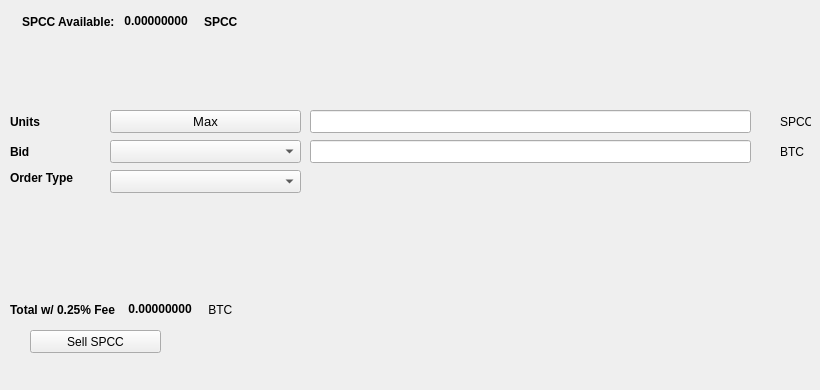
   <widget class="QWidget" name="SellTab">
    <attribute name="title">
     <string>Sell</string>
    </attribute>
    <widget class="QLabel" name="label_16">
     <property name="geometry">
      <rect>
       <x>780</x>
       <y>140</y>
       <width>31</width>
       <height>23</height>
      </rect>
     </property>
     <property name="text">
      <string>BTC</string>
     </property>
    </widget>
    <widget class="QComboBox" name="SellBidcomboBox">
     <property name="geometry">
      <rect>
       <x>110</x>
       <y>140</y>
       <width>191</width>
       <height>23</height>
      </rect>
     </property>
     <property name="font">
      <font>
       <pointsize>10</pointsize>
      </font>
     </property>
    </widget>
    <widget class="QLabel" name="label_18">
     <property name="geometry">
      <rect>
       <x>10</x>
       <y>110</y>
       <width>46</width>
       <height>23</height>
      </rect>
     </property>
     <property name="font">
      <font>
       <weight>75</weight>
       <bold>true</bold>
      </font>
     </property>
     <property name="text">
      <string>Units</string>
     </property>
    </widget>
    <widget class="QPushButton" name="Sell_Max_Amount">
     <property name="geometry">
      <rect>
       <x>110</x>
       <y>110</y>
       <width>191</width>
       <height>23</height>
      </rect>
     </property>
     <property name="font">
      <font>
       <pointsize>10</pointsize>
      </font>
     </property>
     <property name="text">
      <string>Max</string>
     </property>
    </widget>
    <widget class="QLabel" name="label_20">
     <property name="geometry">
      <rect>
       <x>10</x>
       <y>170</y>
       <width>91</width>
       <height>16</height>
      </rect>
     </property>
     <property name="font">
      <font>
       <weight>75</weight>
       <bold>true</bold>
      </font>
     </property>
     <property name="text">
      <string>Order Type</string>
     </property>
    </widget>
    <widget class="QComboBox" name="SellOrdertypeCombo">
     <property name="geometry">
      <rect>
       <x>110</x>
       <y>170</y>
       <width>191</width>
       <height>23</height>
      </rect>
     </property>
     <property name="font">
      <font>
       <pointsize>10</pointsize>
      </font>
     </property>
    </widget>
    <widget class="QLabel" name="label_21">
     <property name="geometry">
      <rect>
       <x>10</x>
       <y>140</y>
       <width>46</width>
       <height>23</height>
      </rect>
     </property>
     <property name="font">
      <font>
       <weight>75</weight>
       <bold>true</bold>
      </font>
     </property>
     <property name="text">
      <string>Bid</string>
     </property>
    </widget>
    <widget class="QLabel" name="label_22">
     <property name="geometry">
      <rect>
       <x>780</x>
       <y>110</y>
       <width>31</width>
       <height>23</height>
      </rect>
     </property>
     <property name="text">
      <string>SPCC</string>
     </property>
    </widget>
    <widget class="QLineEdit" name="UnitsInputSPCC">
     <property name="geometry">
      <rect>
       <x>310</x>
       <y>110</y>
       <width>441</width>
       <height>23</height>
      </rect>
     </property>
     <property name="font">
      <font>
       <pointsize>9</pointsize>
       <weight>75</weight>
       <bold>true</bold>
      </font>
     </property>
    </widget>
    <widget class="QLineEdit" name="SellBidPriceEdit">
     <property name="geometry">
      <rect>
       <x>310</x>
       <y>140</y>
       <width>441</width>
       <height>23</height>
      </rect>
     </property>
     <property name="font">
      <font>
       <pointsize>9</pointsize>
       <weight>75</weight>
       <bold>true</bold>
      </font>
     </property>
    </widget>
    <widget class="QPushButton" name="SellSPCCBTN">
     <property name="geometry">
      <rect>
       <x>30</x>
       <y>330</y>
       <width>131</width>
       <height>23</height>
      </rect>
     </property>
     <property name="text">
      <string>Sell SPCC</string>
     </property>
     <property name="icon">
      <iconset resource="../specialcoin">
       <normaloff>:/icons/bitcoin</normaloff>:/icons/bitcoin</iconset>
     </property>
    </widget>
    <widget class="QWidget" name="layoutWidget3">
     <property name="geometry">
      <rect>
       <x>22</x>
       <y>12</y>
       <width>258</width>
       <height>19</height>
      </rect>
     </property>
     <layout class="QHBoxLayout" name="horizontalLayout">
      <item>
       <widget class="QLabel" name="label232_2">
        <property name="font">
         <font>
          <weight>75</weight>
          <bold>true</bold>
         </font>
        </property>
        <property name="text">
         <string>SPCC Available:</string>
        </property>
       </widget>
      </item>
      <item>
       <widget class="QLabel" name="SPCCAvailableLabel">
        <property name="palette">
         <palette>
          <active>
           <colorrole role="WindowText">
            <brush brushstyle="SolidPattern">
             <color alpha="255">
              <red>0</red>
              <green>0</green>
              <blue>0</blue>
             </color>
            </brush>
           </colorrole>
           <colorrole role="Button">
            <brush brushstyle="SolidPattern">
             <color alpha="255">
              <red>0</red>
              <green>170</green>
              <blue>0</blue>
             </color>
            </brush>
           </colorrole>
           <colorrole role="Light">
            <brush brushstyle="SolidPattern">
             <color alpha="255">
              <red>0</red>
              <green>255</green>
              <blue>0</blue>
             </color>
            </brush>
           </colorrole>
           <colorrole role="Midlight">
            <brush brushstyle="SolidPattern">
             <color alpha="255">
              <red>0</red>
              <green>212</green>
              <blue>0</blue>
             </color>
            </brush>
           </colorrole>
           <colorrole role="Dark">
            <brush brushstyle="SolidPattern">
             <color alpha="255">
              <red>0</red>
              <green>85</green>
              <blue>0</blue>
             </color>
            </brush>
           </colorrole>
           <colorrole role="Mid">
            <brush brushstyle="SolidPattern">
             <color alpha="255">
              <red>0</red>
              <green>113</green>
              <blue>0</blue>
             </color>
            </brush>
           </colorrole>
           <colorrole role="Text">
            <brush brushstyle="SolidPattern">
             <color alpha="255">
              <red>0</red>
              <green>170</green>
              <blue>0</blue>
             </color>
            </brush>
           </colorrole>
           <colorrole role="BrightText">
            <brush brushstyle="SolidPattern">
             <color alpha="255">
              <red>255</red>
              <green>255</green>
              <blue>255</blue>
             </color>
            </brush>
           </colorrole>
           <colorrole role="ButtonText">
            <brush brushstyle="SolidPattern">
             <color alpha="255">
              <red>0</red>
              <green>0</green>
              <blue>0</blue>
             </color>
            </brush>
           </colorrole>
           <colorrole role="Base">
            <brush brushstyle="SolidPattern">
             <color alpha="255">
              <red>255</red>
              <green>255</green>
              <blue>255</blue>
             </color>
            </brush>
           </colorrole>
           <colorrole role="Window">
            <brush brushstyle="SolidPattern">
             <color alpha="255">
              <red>0</red>
              <green>170</green>
              <blue>0</blue>
             </color>
            </brush>
           </colorrole>
           <colorrole role="Shadow">
            <brush brushstyle="SolidPattern">
             <color alpha="255">
              <red>0</red>
              <green>0</green>
              <blue>0</blue>
             </color>
            </brush>
           </colorrole>
           <colorrole role="AlternateBase">
            <brush brushstyle="SolidPattern">
             <color alpha="255">
              <red>127</red>
              <green>212</green>
              <blue>127</blue>
             </color>
            </brush>
           </colorrole>
           <colorrole role="ToolTipBase">
            <brush brushstyle="SolidPattern">
             <color alpha="255">
              <red>255</red>
              <green>255</green>
              <blue>220</blue>
             </color>
            </brush>
           </colorrole>
           <colorrole role="ToolTipText">
            <brush brushstyle="SolidPattern">
             <color alpha="255">
              <red>0</red>
              <green>0</green>
              <blue>0</blue>
             </color>
            </brush>
           </colorrole>
          </active>
          <inactive>
           <colorrole role="WindowText">
            <brush brushstyle="SolidPattern">
             <color alpha="255">
              <red>0</red>
              <green>0</green>
              <blue>0</blue>
             </color>
            </brush>
           </colorrole>
           <colorrole role="Button">
            <brush brushstyle="SolidPattern">
             <color alpha="255">
              <red>0</red>
              <green>170</green>
              <blue>0</blue>
             </color>
            </brush>
           </colorrole>
           <colorrole role="Light">
            <brush brushstyle="SolidPattern">
             <color alpha="255">
              <red>0</red>
              <green>255</green>
              <blue>0</blue>
             </color>
            </brush>
           </colorrole>
           <colorrole role="Midlight">
            <brush brushstyle="SolidPattern">
             <color alpha="255">
              <red>0</red>
              <green>212</green>
              <blue>0</blue>
             </color>
            </brush>
           </colorrole>
           <colorrole role="Dark">
            <brush brushstyle="SolidPattern">
             <color alpha="255">
              <red>0</red>
              <green>85</green>
              <blue>0</blue>
             </color>
            </brush>
           </colorrole>
           <colorrole role="Mid">
            <brush brushstyle="SolidPattern">
             <color alpha="255">
              <red>0</red>
              <green>113</green>
              <blue>0</blue>
             </color>
            </brush>
           </colorrole>
           <colorrole role="Text">
            <brush brushstyle="SolidPattern">
             <color alpha="255">
              <red>0</red>
              <green>170</green>
              <blue>0</blue>
             </color>
            </brush>
           </colorrole>
           <colorrole role="BrightText">
            <brush brushstyle="SolidPattern">
             <color alpha="255">
              <red>255</red>
              <green>255</green>
              <blue>255</blue>
             </color>
            </brush>
           </colorrole>
           <colorrole role="ButtonText">
            <brush brushstyle="SolidPattern">
             <color alpha="255">
              <red>0</red>
              <green>0</green>
              <blue>0</blue>
             </color>
            </brush>
           </colorrole>
           <colorrole role="Base">
            <brush brushstyle="SolidPattern">
             <color alpha="255">
              <red>255</red>
              <green>255</green>
              <blue>255</blue>
             </color>
            </brush>
           </colorrole>
           <colorrole role="Window">
            <brush brushstyle="SolidPattern">
             <color alpha="255">
              <red>0</red>
              <green>170</green>
              <blue>0</blue>
             </color>
            </brush>
           </colorrole>
           <colorrole role="Shadow">
            <brush brushstyle="SolidPattern">
             <color alpha="255">
              <red>0</red>
              <green>0</green>
              <blue>0</blue>
             </color>
            </brush>
           </colorrole>
           <colorrole role="AlternateBase">
            <brush brushstyle="SolidPattern">
             <color alpha="255">
              <red>127</red>
              <green>212</green>
              <blue>127</blue>
             </color>
            </brush>
           </colorrole>
           <colorrole role="ToolTipBase">
            <brush brushstyle="SolidPattern">
             <color alpha="255">
              <red>255</red>
              <green>255</green>
              <blue>220</blue>
             </color>
            </brush>
           </colorrole>
           <colorrole role="ToolTipText">
            <brush brushstyle="SolidPattern">
             <color alpha="255">
              <red>0</red>
              <green>0</green>
              <blue>0</blue>
             </color>
            </brush>
           </colorrole>
          </inactive>
          <disabled>
           <colorrole role="WindowText">
            <brush brushstyle="SolidPattern">
             <color alpha="255">
              <red>0</red>
              <green>85</green>
              <blue>0</blue>
             </color>
            </brush>
           </colorrole>
           <colorrole role="Button">
            <brush brushstyle="SolidPattern">
             <color alpha="255">
              <red>0</red>
              <green>170</green>
              <blue>0</blue>
             </color>
            </brush>
           </colorrole>
           <colorrole role="Light">
            <brush brushstyle="SolidPattern">
             <color alpha="255">
              <red>0</red>
              <green>255</green>
              <blue>0</blue>
             </color>
            </brush>
           </colorrole>
           <colorrole role="Midlight">
            <brush brushstyle="SolidPattern">
             <color alpha="255">
              <red>0</red>
              <green>212</green>
              <blue>0</blue>
             </color>
            </brush>
           </colorrole>
           <colorrole role="Dark">
            <brush brushstyle="SolidPattern">
             <color alpha="255">
              <red>0</red>
              <green>85</green>
              <blue>0</blue>
             </color>
            </brush>
           </colorrole>
           <colorrole role="Mid">
            <brush brushstyle="SolidPattern">
             <color alpha="255">
              <red>0</red>
              <green>113</green>
              <blue>0</blue>
             </color>
            </brush>
           </colorrole>
           <colorrole role="Text">
            <brush brushstyle="SolidPattern">
             <color alpha="255">
              <red>0</red>
              <green>85</green>
              <blue>0</blue>
             </color>
            </brush>
           </colorrole>
           <colorrole role="BrightText">
            <brush brushstyle="SolidPattern">
             <color alpha="255">
              <red>255</red>
              <green>255</green>
              <blue>255</blue>
             </color>
            </brush>
           </colorrole>
           <colorrole role="ButtonText">
            <brush brushstyle="SolidPattern">
             <color alpha="255">
              <red>0</red>
              <green>85</green>
              <blue>0</blue>
             </color>
            </brush>
           </colorrole>
           <colorrole role="Base">
            <brush brushstyle="SolidPattern">
             <color alpha="255">
              <red>0</red>
              <green>170</green>
              <blue>0</blue>
             </color>
            </brush>
           </colorrole>
           <colorrole role="Window">
            <brush brushstyle="SolidPattern">
             <color alpha="255">
              <red>0</red>
              <green>170</green>
              <blue>0</blue>
             </color>
            </brush>
           </colorrole>
           <colorrole role="Shadow">
            <brush brushstyle="SolidPattern">
             <color alpha="255">
              <red>0</red>
              <green>0</green>
              <blue>0</blue>
             </color>
            </brush>
           </colorrole>
           <colorrole role="AlternateBase">
            <brush brushstyle="SolidPattern">
             <color alpha="255">
              <red>0</red>
              <green>170</green>
              <blue>0</blue>
             </color>
            </brush>
           </colorrole>
           <colorrole role="ToolTipBase">
            <brush brushstyle="SolidPattern">
             <color alpha="255">
              <red>255</red>
              <green>255</green>
              <blue>220</blue>
             </color>
            </brush>
           </colorrole>
           <colorrole role="ToolTipText">
            <brush brushstyle="SolidPattern">
             <color alpha="255">
              <red>0</red>
              <green>0</green>
              <blue>0</blue>
             </color>
            </brush>
           </colorrole>
          </disabled>
         </palette>
        </property>
        <property name="font">
         <font>
          <weight>75</weight>
          <bold>true</bold>
         </font>
        </property>
        <property name="text">
         <string> 0.00000000 </string>
        </property>
        <property name="textInteractionFlags">
         <set>Qt::LinksAccessibleByMouse|Qt::TextSelectableByKeyboard|Qt::TextSelectableByMouse</set>
        </property>
       </widget>
      </item>
      <item>
       <widget class="QLabel" name="labelSPCC">
        <property name="font">
         <font>
          <weight>75</weight>
          <bold>true</bold>
         </font>
        </property>
        <property name="text">
         <string>SPCC</string>
        </property>
       </widget>
      </item>
     </layout>
    </widget>
    <widget class="QWidget" name="layoutWidget">
     <property name="geometry">
      <rect>
       <x>10</x>
       <y>300</y>
       <width>268</width>
       <height>19</height>
      </rect>
     </property>
     <layout class="QHBoxLayout" name="horizontalLayout_2">
      <item>
       <widget class="QLabel" name="label_19">
        <property name="font">
         <font>
          <weight>75</weight>
          <bold>true</bold>
         </font>
        </property>
        <property name="text">
         <string>Total w/ 0.25% Fee </string>
        </property>
       </widget>
      </item>
      <item>
       <widget class="QLabel" name="SellCostLabel">
        <property name="palette">
         <palette>
          <active>
           <colorrole role="WindowText">
            <brush brushstyle="SolidPattern">
             <color alpha="255">
              <red>0</red>
              <green>0</green>
              <blue>0</blue>
             </color>
            </brush>
           </colorrole>
           <colorrole role="Button">
            <brush brushstyle="SolidPattern">
             <color alpha="255">
              <red>0</red>
              <green>170</green>
              <blue>0</blue>
             </color>
            </brush>
           </colorrole>
           <colorrole role="Light">
            <brush brushstyle="SolidPattern">
             <color alpha="255">
              <red>0</red>
              <green>255</green>
              <blue>0</blue>
             </color>
            </brush>
           </colorrole>
           <colorrole role="Midlight">
            <brush brushstyle="SolidPattern">
             <color alpha="255">
              <red>0</red>
              <green>212</green>
              <blue>0</blue>
             </color>
            </brush>
           </colorrole>
           <colorrole role="Dark">
            <brush brushstyle="SolidPattern">
             <color alpha="255">
              <red>0</red>
              <green>85</green>
              <blue>0</blue>
             </color>
            </brush>
           </colorrole>
           <colorrole role="Mid">
            <brush brushstyle="SolidPattern">
             <color alpha="255">
              <red>0</red>
              <green>113</green>
              <blue>0</blue>
             </color>
            </brush>
           </colorrole>
           <colorrole role="Text">
            <brush brushstyle="SolidPattern">
             <color alpha="255">
              <red>0</red>
              <green>170</green>
              <blue>0</blue>
             </color>
            </brush>
           </colorrole>
           <colorrole role="BrightText">
            <brush brushstyle="SolidPattern">
             <color alpha="255">
              <red>255</red>
              <green>255</green>
              <blue>255</blue>
             </color>
            </brush>
           </colorrole>
           <colorrole role="ButtonText">
            <brush brushstyle="SolidPattern">
             <color alpha="255">
              <red>0</red>
              <green>0</green>
              <blue>0</blue>
             </color>
            </brush>
           </colorrole>
           <colorrole role="Base">
            <brush brushstyle="SolidPattern">
             <color alpha="255">
              <red>255</red>
              <green>255</green>
              <blue>255</blue>
             </color>
            </brush>
           </colorrole>
           <colorrole role="Window">
            <brush brushstyle="SolidPattern">
             <color alpha="255">
              <red>0</red>
              <green>170</green>
              <blue>0</blue>
             </color>
            </brush>
           </colorrole>
           <colorrole role="Shadow">
            <brush brushstyle="SolidPattern">
             <color alpha="255">
              <red>0</red>
              <green>0</green>
              <blue>0</blue>
             </color>
            </brush>
           </colorrole>
           <colorrole role="AlternateBase">
            <brush brushstyle="SolidPattern">
             <color alpha="255">
              <red>127</red>
              <green>212</green>
              <blue>127</blue>
             </color>
            </brush>
           </colorrole>
           <colorrole role="ToolTipBase">
            <brush brushstyle="SolidPattern">
             <color alpha="255">
              <red>255</red>
              <green>255</green>
              <blue>220</blue>
             </color>
            </brush>
           </colorrole>
           <colorrole role="ToolTipText">
            <brush brushstyle="SolidPattern">
             <color alpha="255">
              <red>0</red>
              <green>0</green>
              <blue>0</blue>
             </color>
            </brush>
           </colorrole>
          </active>
          <inactive>
           <colorrole role="WindowText">
            <brush brushstyle="SolidPattern">
             <color alpha="255">
              <red>0</red>
              <green>0</green>
              <blue>0</blue>
             </color>
            </brush>
           </colorrole>
           <colorrole role="Button">
            <brush brushstyle="SolidPattern">
             <color alpha="255">
              <red>0</red>
              <green>170</green>
              <blue>0</blue>
             </color>
            </brush>
           </colorrole>
           <colorrole role="Light">
            <brush brushstyle="SolidPattern">
             <color alpha="255">
              <red>0</red>
              <green>255</green>
              <blue>0</blue>
             </color>
            </brush>
           </colorrole>
           <colorrole role="Midlight">
            <brush brushstyle="SolidPattern">
             <color alpha="255">
              <red>0</red>
              <green>212</green>
              <blue>0</blue>
             </color>
            </brush>
           </colorrole>
           <colorrole role="Dark">
            <brush brushstyle="SolidPattern">
             <color alpha="255">
              <red>0</red>
              <green>85</green>
              <blue>0</blue>
             </color>
            </brush>
           </colorrole>
           <colorrole role="Mid">
            <brush brushstyle="SolidPattern">
             <color alpha="255">
              <red>0</red>
              <green>113</green>
              <blue>0</blue>
             </color>
            </brush>
           </colorrole>
           <colorrole role="Text">
            <brush brushstyle="SolidPattern">
             <color alpha="255">
              <red>0</red>
              <green>170</green>
              <blue>0</blue>
             </color>
            </brush>
           </colorrole>
           <colorrole role="BrightText">
            <brush brushstyle="SolidPattern">
             <color alpha="255">
              <red>255</red>
              <green>255</green>
              <blue>255</blue>
             </color>
            </brush>
           </colorrole>
           <colorrole role="ButtonText">
            <brush brushstyle="SolidPattern">
             <color alpha="255">
              <red>0</red>
              <green>0</green>
              <blue>0</blue>
             </color>
            </brush>
           </colorrole>
           <colorrole role="Base">
            <brush brushstyle="SolidPattern">
             <color alpha="255">
              <red>255</red>
              <green>255</green>
              <blue>255</blue>
             </color>
            </brush>
           </colorrole>
           <colorrole role="Window">
            <brush brushstyle="SolidPattern">
             <color alpha="255">
              <red>0</red>
              <green>170</green>
              <blue>0</blue>
             </color>
            </brush>
           </colorrole>
           <colorrole role="Shadow">
            <brush brushstyle="SolidPattern">
             <color alpha="255">
              <red>0</red>
              <green>0</green>
              <blue>0</blue>
             </color>
            </brush>
           </colorrole>
           <colorrole role="AlternateBase">
            <brush brushstyle="SolidPattern">
             <color alpha="255">
              <red>127</red>
              <green>212</green>
              <blue>127</blue>
             </color>
            </brush>
           </colorrole>
           <colorrole role="ToolTipBase">
            <brush brushstyle="SolidPattern">
             <color alpha="255">
              <red>255</red>
              <green>255</green>
              <blue>220</blue>
             </color>
            </brush>
           </colorrole>
           <colorrole role="ToolTipText">
            <brush brushstyle="SolidPattern">
             <color alpha="255">
              <red>0</red>
              <green>0</green>
              <blue>0</blue>
             </color>
            </brush>
           </colorrole>
          </inactive>
          <disabled>
           <colorrole role="WindowText">
            <brush brushstyle="SolidPattern">
             <color alpha="255">
              <red>0</red>
              <green>85</green>
              <blue>0</blue>
             </color>
            </brush>
           </colorrole>
           <colorrole role="Button">
            <brush brushstyle="SolidPattern">
             <color alpha="255">
              <red>0</red>
              <green>170</green>
              <blue>0</blue>
             </color>
            </brush>
           </colorrole>
           <colorrole role="Light">
            <brush brushstyle="SolidPattern">
             <color alpha="255">
              <red>0</red>
              <green>255</green>
              <blue>0</blue>
             </color>
            </brush>
           </colorrole>
           <colorrole role="Midlight">
            <brush brushstyle="SolidPattern">
             <color alpha="255">
              <red>0</red>
              <green>212</green>
              <blue>0</blue>
             </color>
            </brush>
           </colorrole>
           <colorrole role="Dark">
            <brush brushstyle="SolidPattern">
             <color alpha="255">
              <red>0</red>
              <green>85</green>
              <blue>0</blue>
             </color>
            </brush>
           </colorrole>
           <colorrole role="Mid">
            <brush brushstyle="SolidPattern">
             <color alpha="255">
              <red>0</red>
              <green>113</green>
              <blue>0</blue>
             </color>
            </brush>
           </colorrole>
           <colorrole role="Text">
            <brush brushstyle="SolidPattern">
             <color alpha="255">
              <red>0</red>
              <green>85</green>
              <blue>0</blue>
             </color>
            </brush>
           </colorrole>
           <colorrole role="BrightText">
            <brush brushstyle="SolidPattern">
             <color alpha="255">
              <red>255</red>
              <green>255</green>
              <blue>255</blue>
             </color>
            </brush>
           </colorrole>
           <colorrole role="ButtonText">
            <brush brushstyle="SolidPattern">
             <color alpha="255">
              <red>0</red>
              <green>85</green>
              <blue>0</blue>
             </color>
            </brush>
           </colorrole>
           <colorrole role="Base">
            <brush brushstyle="SolidPattern">
             <color alpha="255">
              <red>0</red>
              <green>170</green>
              <blue>0</blue>
             </color>
            </brush>
           </colorrole>
           <colorrole role="Window">
            <brush brushstyle="SolidPattern">
             <color alpha="255">
              <red>0</red>
              <green>170</green>
              <blue>0</blue>
             </color>
            </brush>
           </colorrole>
           <colorrole role="Shadow">
            <brush brushstyle="SolidPattern">
             <color alpha="255">
              <red>0</red>
              <green>0</green>
              <blue>0</blue>
             </color>
            </brush>
           </colorrole>
           <colorrole role="AlternateBase">
            <brush brushstyle="SolidPattern">
             <color alpha="255">
              <red>0</red>
              <green>170</green>
              <blue>0</blue>
             </color>
            </brush>
           </colorrole>
           <colorrole role="ToolTipBase">
            <brush brushstyle="SolidPattern">
             <color alpha="255">
              <red>255</red>
              <green>255</green>
              <blue>220</blue>
             </color>
            </brush>
           </colorrole>
           <colorrole role="ToolTipText">
            <brush brushstyle="SolidPattern">
             <color alpha="255">
              <red>0</red>
              <green>0</green>
              <blue>0</blue>
             </color>
            </brush>
           </colorrole>
          </disabled>
         </palette>
        </property>
        <property name="font">
         <font>
          <weight>75</weight>
          <bold>true</bold>
         </font>
        </property>
        <property name="autoFillBackground">
         <bool>false</bool>
        </property>
        <property name="text">
         <string> 0.00000000</string>
        </property>
        <property name="textInteractionFlags">
         <set>Qt::LinksAccessibleByMouse|Qt::TextSelectableByMouse</set>
        </property>
       </widget>
      </item>
      <item>
       <widget class="QLabel" name="label_17">
        <property name="font">
         <font>
          <weight>50</weight>
          <bold>false</bold>
         </font>
        </property>
        <property name="text">
         <string> BTC</string>
        </property>
       </widget>
      </item>
     </layout>
    </widget>
    <widget class="QLabel" name="label_23">
     <property name="geometry">
      <rect>
       <x>460</x>
       <y>300</y>
       <width>281</width>
       <height>81</height>
      </rect>
     </property>
     <property name="text">
      <string/>
     </property>
     <property name="pixmap">
      <pixmap>:/images/bittrex</pixmap>
     </property>
    </widget>
   </widget>
